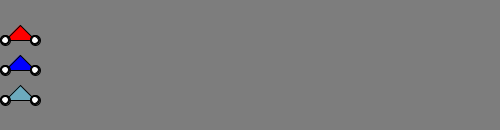
Frame 1 (no input)
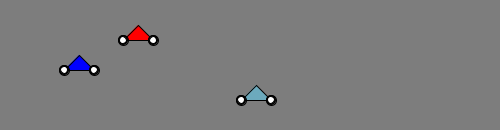
Frame 60 (the mouse pressed at the canvas centre just before this capture)
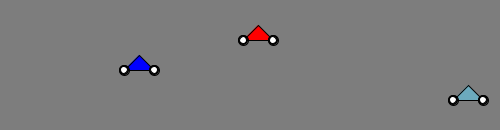
Frame 120 (the mouse held since frame 60 and released just before this capture)

The Processing sketch that drew these frames (run headless with seeded random() and noise(); from frame 60 on, the mouse is pressed at the canvas centre):

// Processing sketch: sketch_251030f
// ── sketch_251030f.pde
final color RED = color(255, 0, 0);  //constant: a variable with fixed value
final color BLUE = color(0, 0, 255);
int max = 450;

class Motorbike
{
  int x = 5;  //DATA MEMBERS : collection of variables that represent this
  int y;
  int speed=2;
  int size=30;
  color colour;

  //METHODS: functions an object of this type can perform
  void display()
  {
    float wheelHeight = size/3;
    fill(colour);
    triangle(x, y, x+size, y, x+size/2, y-size/2);  //built-in triangle routine
    drawWheel(x, y, wheelHeight);
    drawWheel(x+size, y, wheelHeight);
  }

  void drawWheel(int x, int y, float size)
  {
    float inner = size*2/3;
    fill(0);
    ellipse(x, y, size, size);
    fill(255);
    ellipse(x, y, inner, inner);
  }
  
  void move() {
    if (x < max) {
      x = x + speed;
    }
  }
} //end of class description

Motorbike motorbike1;
Motorbike motorbike2;
Motorbike motorbike3;

void setup() {
  size(500, 130);

  // Motorbike 1
  motorbike1 = new Motorbike();
  motorbike1.colour = RED;
  motorbike1.y = 40;
  motorbike1.speed=2;
  motorbike1.size=30;
  
  // Motorbike 2 
  motorbike2 = new Motorbike();
  motorbike2.colour = BLUE;
  motorbike2.y = 70;
  motorbike2.speed=1;
  motorbike2.size=30;
  
  // Motorbike 3 
  motorbike3 = new Motorbike();
  motorbike3.colour = #6caabd;
  motorbike3.y = 100;
  motorbike3.speed = 4;
  motorbike3.size = 30;
}

void draw()
{
  background(125);
  motorbike1.display();
  motorbike2.display();
  motorbike3.display();
  motorbike1.move();
  motorbike2.move();
  motorbike3.move();
}
